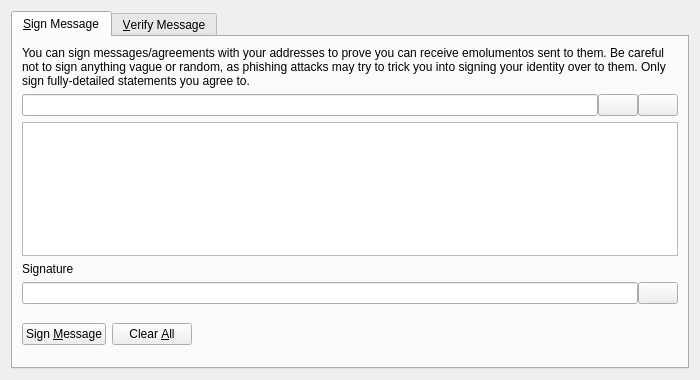
<?xml version="1.0" encoding="UTF-8"?>
<ui version="4.0">
 <class>SignVerifyMessageDialog</class>
 <widget class="QDialog" name="SignVerifyMessageDialog">
  <property name="geometry">
   <rect>
    <x>0</x>
    <y>0</y>
    <width>700</width>
    <height>380</height>
   </rect>
  </property>
  <property name="windowTitle">
   <string>Signatures - Sign / Verify a Message</string>
  </property>
  <property name="modal">
   <bool>true</bool>
  </property>
  <layout class="QVBoxLayout" name="verticalLayout">
   <item>
    <widget class="QTabWidget" name="tabWidget">
     <property name="currentIndex">
      <number>0</number>
     </property>
     <widget class="QWidget" name="tabSignMessage">
      <attribute name="title">
       <string>&amp;Sign Message</string>
      </attribute>
      <layout class="QVBoxLayout" name="verticalLayout_SM">
       <item>
        <widget class="QLabel" name="infoLabel_SM">
         <property name="text">
          <string>You can sign messages/agreements with your addresses to prove you can receive emolumentos sent to them. Be careful not to sign anything vague or random, as phishing attacks may try to trick you into signing your identity over to them. Only sign fully-detailed statements you agree to.</string>
         </property>
         <property name="textFormat">
          <enum>Qt::PlainText</enum>
         </property>
         <property name="wordWrap">
          <bool>true</bool>
         </property>
        </widget>
       </item>
       <item>
        <layout class="QHBoxLayout" name="horizontalLayout_1_SM">
         <property name="spacing">
          <number>0</number>
         </property>
         <item>
          <widget class="QValidatedLineEdit" name="addressIn_SM">
           <property name="toolTip">
            <string>The Emolumento address to sign the message with</string>
           </property>
          </widget>
         </item>
         <item>
          <widget class="QPushButton" name="addressBookButton_SM">
           <property name="toolTip">
            <string>Choose previously used address</string>
           </property>
           <property name="text">
            <string/>
           </property>
           <property name="icon">
            <iconset resource="../bitcoin.qrc">
             <normaloff>:/icons/address-book</normaloff>:/icons/address-book</iconset>
           </property>
           <property name="shortcut">
            <string>Alt+A</string>
           </property>
           <property name="autoDefault">
            <bool>false</bool>
           </property>
          </widget>
         </item>
         <item>
          <widget class="QPushButton" name="pasteButton_SM">
           <property name="toolTip">
            <string>Paste address from clipboard</string>
           </property>
           <property name="text">
            <string/>
           </property>
           <property name="icon">
            <iconset resource="../bitcoin.qrc">
             <normaloff>:/icons/editpaste</normaloff>:/icons/editpaste</iconset>
           </property>
           <property name="shortcut">
            <string>Alt+P</string>
           </property>
           <property name="autoDefault">
            <bool>false</bool>
           </property>
          </widget>
         </item>
        </layout>
       </item>
       <item>
        <widget class="QPlainTextEdit" name="messageIn_SM">
         <property name="toolTip">
          <string>Enter the message you want to sign here</string>
         </property>
        </widget>
       </item>
       <item>
        <widget class="QLabel" name="signatureLabel_SM">
         <property name="text">
          <string>Signature</string>
         </property>
         <property name="textFormat">
          <enum>Qt::PlainText</enum>
         </property>
        </widget>
       </item>
       <item>
        <layout class="QHBoxLayout" name="horizontalLayout_2_SM">
         <property name="spacing">
          <number>0</number>
         </property>
         <item>
          <widget class="QLineEdit" name="signatureOut_SM">
           <property name="font">
            <font>
             <italic>true</italic>
            </font>
           </property>
           <property name="readOnly">
            <bool>true</bool>
           </property>
          </widget>
         </item>
         <item>
          <widget class="QPushButton" name="copySignatureButton_SM">
           <property name="toolTip">
            <string>Copy the current signature to the system clipboard</string>
           </property>
           <property name="text">
            <string/>
           </property>
           <property name="icon">
            <iconset resource="../bitcoin.qrc">
             <normaloff>:/icons/editcopy</normaloff>:/icons/editcopy</iconset>
           </property>
           <property name="autoDefault">
            <bool>false</bool>
           </property>
          </widget>
         </item>
        </layout>
       </item>
       <item>
        <layout class="QHBoxLayout" name="horizontalLayout_3_SM">
         <item>
          <widget class="QPushButton" name="signMessageButton_SM">
           <property name="toolTip">
            <string>Sign the message to prove you own this Emolumento address</string>
           </property>
           <property name="text">
            <string>Sign &amp;Message</string>
           </property>
           <property name="icon">
            <iconset resource="../bitcoin.qrc">
             <normaloff>:/icons/edit</normaloff>:/icons/edit</iconset>
           </property>
           <property name="autoDefault">
            <bool>false</bool>
           </property>
          </widget>
         </item>
         <item>
          <widget class="QPushButton" name="clearButton_SM">
           <property name="toolTip">
            <string>Reset all sign message fields</string>
           </property>
           <property name="text">
            <string>Clear &amp;All</string>
           </property>
           <property name="icon">
            <iconset resource="../bitcoin.qrc">
             <normaloff>:/icons/remove</normaloff>:/icons/remove</iconset>
           </property>
           <property name="autoDefault">
            <bool>false</bool>
           </property>
          </widget>
         </item>
         <item>
          <spacer name="horizontalSpacer_1_SM">
           <property name="orientation">
            <enum>Qt::Horizontal</enum>
           </property>
           <property name="sizeHint" stdset="0">
            <size>
             <width>40</width>
             <height>48</height>
            </size>
           </property>
          </spacer>
         </item>
         <item>
          <widget class="QLabel" name="statusLabel_SM">
           <property name="font">
            <font>
             <weight>75</weight>
             <bold>true</bold>
            </font>
           </property>
           <property name="text">
            <string/>
           </property>
           <property name="wordWrap">
            <bool>true</bool>
           </property>
          </widget>
         </item>
         <item>
          <spacer name="horizontalSpacer_2_SM">
           <property name="orientation">
            <enum>Qt::Horizontal</enum>
           </property>
           <property name="sizeHint" stdset="0">
            <size>
             <width>40</width>
             <height>48</height>
            </size>
           </property>
          </spacer>
         </item>
        </layout>
       </item>
      </layout>
     </widget>
     <widget class="QWidget" name="tabVerifyMessage">
      <attribute name="title">
       <string>&amp;Verify Message</string>
      </attribute>
      <layout class="QVBoxLayout" name="verticalLayout_VM">
       <item>
        <widget class="QLabel" name="infoLabel_VM">
         <property name="text">
          <string>Enter the receiver's address, message (ensure you copy line breaks, spaces, tabs, etc. exactly) and signature below to verify the message. Be careful not to read more into the signature than what is in the signed message itself, to avoid being tricked by a man-in-the-middle attack. Note that this only proves the signing party receives with the address, it cannot prove sendership of any transaction!</string>
         </property>
         <property name="textFormat">
          <enum>Qt::PlainText</enum>
         </property>
         <property name="alignment">
          <set>Qt::AlignLeading|Qt::AlignLeft|Qt::AlignTop</set>
         </property>
         <property name="wordWrap">
          <bool>true</bool>
         </property>
        </widget>
       </item>
       <item>
        <layout class="QHBoxLayout" name="horizontalLayout_1_VM">
         <property name="spacing">
          <number>0</number>
         </property>
         <item>
          <widget class="QValidatedLineEdit" name="addressIn_VM">
           <property name="toolTip">
            <string>The Emolumento address the message was signed with</string>
           </property>
          </widget>
         </item>
         <item>
          <widget class="QPushButton" name="addressBookButton_VM">
           <property name="toolTip">
            <string>Choose previously used address</string>
           </property>
           <property name="text">
            <string/>
           </property>
           <property name="icon">
            <iconset resource="../bitcoin.qrc">
             <normaloff>:/icons/address-book</normaloff>:/icons/address-book</iconset>
           </property>
           <property name="shortcut">
            <string>Alt+A</string>
           </property>
           <property name="autoDefault">
            <bool>false</bool>
           </property>
          </widget>
         </item>
        </layout>
       </item>
       <item>
        <widget class="QPlainTextEdit" name="messageIn_VM"/>
       </item>
       <item>
        <widget class="QValidatedLineEdit" name="signatureIn_VM"/>
       </item>
       <item>
        <layout class="QHBoxLayout" name="horizontalLayout_2_VM">
         <item>
          <widget class="QPushButton" name="verifyMessageButton_VM">
           <property name="toolTip">
            <string>Verify the message to ensure it was signed with the specified Emolumento address</string>
           </property>
           <property name="text">
            <string>Verify &amp;Message</string>
           </property>
           <property name="icon">
            <iconset resource="../bitcoin.qrc">
             <normaloff>:/icons/transaction_0</normaloff>:/icons/transaction_0</iconset>
           </property>
           <property name="autoDefault">
            <bool>false</bool>
           </property>
          </widget>
         </item>
         <item>
          <widget class="QPushButton" name="clearButton_VM">
           <property name="toolTip">
            <string>Reset all verify message fields</string>
           </property>
           <property name="text">
            <string>Clear &amp;All</string>
           </property>
           <property name="icon">
            <iconset resource="../bitcoin.qrc">
             <normaloff>:/icons/remove</normaloff>:/icons/remove</iconset>
           </property>
           <property name="autoDefault">
            <bool>false</bool>
           </property>
          </widget>
         </item>
         <item>
          <spacer name="horizontalSpacer_1_VM">
           <property name="orientation">
            <enum>Qt::Horizontal</enum>
           </property>
           <property name="sizeHint" stdset="0">
            <size>
             <width>40</width>
             <height>48</height>
            </size>
           </property>
          </spacer>
         </item>
         <item>
          <widget class="QLabel" name="statusLabel_VM">
           <property name="font">
            <font>
             <weight>75</weight>
             <bold>true</bold>
            </font>
           </property>
           <property name="text">
            <string/>
           </property>
           <property name="wordWrap">
            <bool>true</bool>
           </property>
          </widget>
         </item>
         <item>
          <spacer name="horizontalSpacer_2_VM">
           <property name="orientation">
            <enum>Qt::Horizontal</enum>
           </property>
           <property name="sizeHint" stdset="0">
            <size>
             <width>40</width>
             <height>48</height>
            </size>
           </property>
          </spacer>
         </item>
        </layout>
       </item>
      </layout>
     </widget>
    </widget>
   </item>
  </layout>
 </widget>
 <customwidgets>
  <customwidget>
   <class>QValidatedLineEdit</class>
   <extends>QLineEdit</extends>
   <header>qt/qvalidatedlineedit.h</header>
  </customwidget>
 </customwidgets>
 <resources>
  <include location="../bitcoin.qrc"/>
 </resources>
 <connections/>
</ui>
